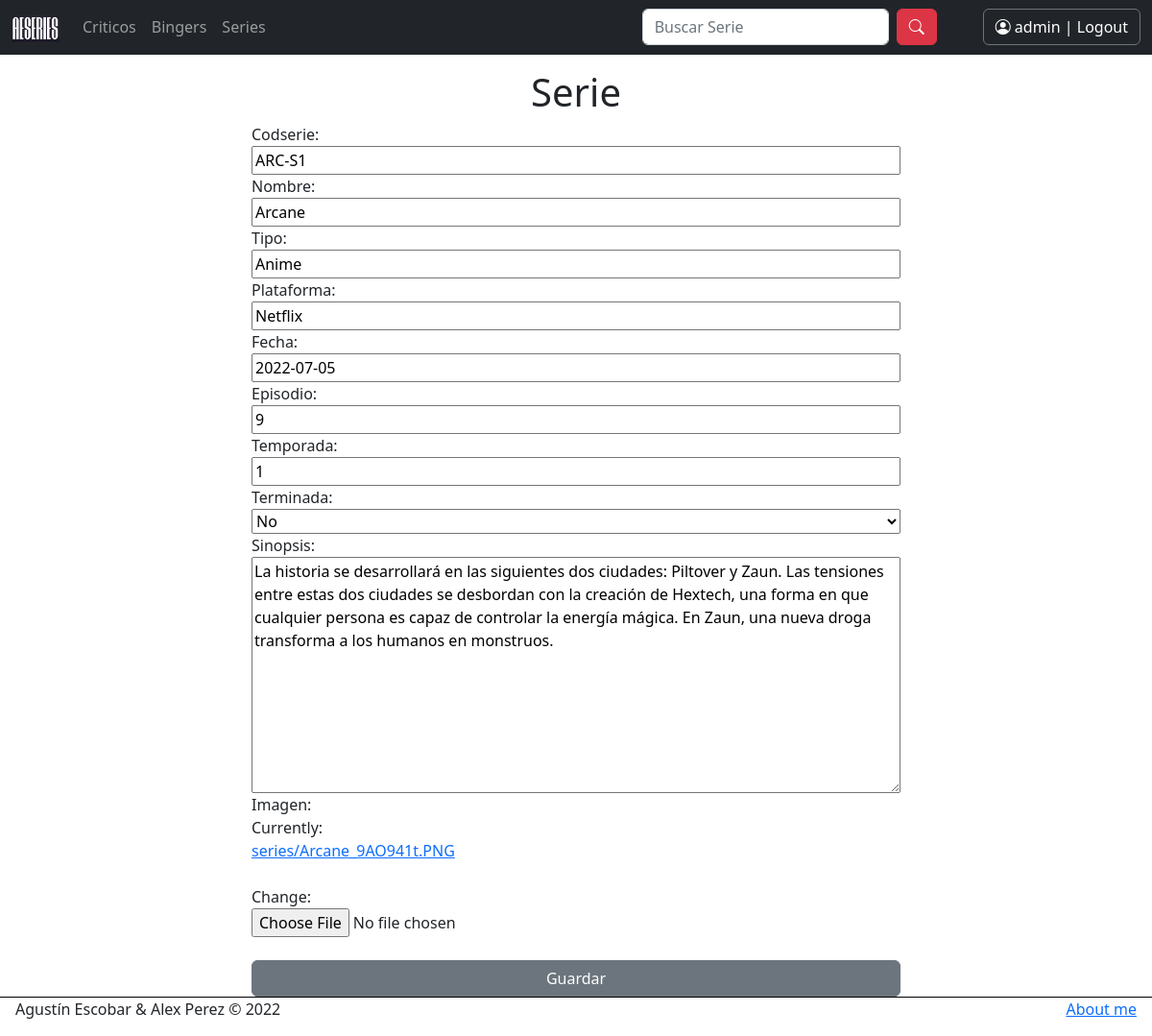
/paginas/editar/1 (signed in), run on the app's committed database.
### paginas/models.py (models this page shows, shortened)
class Serie(models.Model):
    codserie = models.CharField(max_length=25, null=True, blank=True, default=None)
    nombre = models.CharField(max_length=50)
    tipo = models.CharField(max_length=30)
    plataforma = models.CharField(max_length=30)
    fecha = models.DateField(default=2000)
    episodio = models.IntegerField()
    temporada = models.IntegerField()
    terminada = models.BooleanField(null=True, blank=True, default=False)
    sinopsis = models.TextField()
    imagen=models.ImageField(upload_to = 'series', null=True)

### paginas/views.py (the view)
# urls.py: re_path(r'^editar/(?P<pk>\d+)$', views.SerieUpdate.as_view(), name='Edit'),
class SerieUpdate(UserPassesTestMixin, UpdateView):
    model = Serie
    success_url = "/paginas/series"
    fields = ['codserie','nombre','tipo','plataforma','fecha','episodio','temporada','terminada','sinopsis','imagen']
    def test_func(self):
        return self.request.user.is_authenticated and (self.request.user.is_staff)

### paginas/templates/paginas/serie_form.html (shortened to what this page needs)
{% extends 'layout.html' %}
{% block contenido %}
    <center><h1>Serie</h1></center>
    <form enctype="multipart/form-data" method="POST" style="display: flex; flex-direction: column; max-width: 60vw; margin-inline: auto">
        {{ form }}
        <br>
        <input class="btn btn-secondary" type="submit" value="Guardar">
    </form>
{% endblock contenido %}

### usuarios/templates/layout.html (shortened to what this page needs)
{% load static %}
<!DOCTYPE html>
<html lang="en">
<head>
    <link href="https://cdn.jsdelivr.net/npm/bootstrap@5.2.0-beta1/dist/css/bootstrap.min.css" rel="stylesheet">
    <link rel="stylesheet" href="https://cdn.jsdelivr.net/npm/bootstrap-icons@1.8.2/font/bootstrap-icons.css">
</head>
<body style="margin: 0;">
    <nav class="navbar navbar-expand-lg navbar-dark bg-dark fixed-top">
        <div class="container-fluid">
          <a class="navbar-brand" href="{% url 'Inicio' %} "><img src="/media/AESeries-small.png" alt="" width="50" height="28"></a>
          <div class="collapse navbar-collapse" id="navbarSupportedContent">
            <ul class="navbar-nav me-auto mb-2 mb-lg-0">
              {% if user.is_authenticated %}
                <li class="nav-item">
                  <a class="nav-link" aria-current="page" href=" {% url 'ListaCriticos' %} ">Criticos</a>
                </li>
              <li class="nav-item">
                <a class="nav-link" href=" {% url 'ListaBingers' %} ">Bingers</a>
              </li>
              {% endif %}
              <li class="nav-item">
                <a class="nav-link" href=" {% url 'SerieList' %} ">Series</a>
              </li>
            </ul>
            <form class="d-flex mx-5" role="search" action="/paginas/buscar/" method="GET">
              <input class="form-control me-2" type="search" placeholder="Buscar Serie" aria-label="Search" name="nombre" id="nombre">
              <button class="btn btn-danger" type="submit"><i class="bi bi-search"></i></button>
            </form>
            {% if not user.is_authenticated%}
              <a style="color:white; margin-right:10px;" class="btn btn-outline-secondary" href=" {% url 'Register' %} ">Registrarse</a>
              <a style="color:white; font-weight: bold;" class="btn btn-outline-secondary" href=" {% url 'Login' %} "><i class="bi bi-person-circle" style= "font-size: 14px"></i> | Login</a>
            {% else %}
              <a style="color:white;" class="btn btn-outline-secondary" href=" {% url 'Logout' %} "><i class="bi bi-person-circle"></i>  {{ user.username }} | Logout</a>
            {% endif %}
          </div>
        </div>
      </nav>
    <div style="display: flex; flex-direction: column; min-height: 100vh;">
        <div style="flex-grow: 1; padding-inline: 1rem;">
        <div class="container mt-4 pt-5">
            {% block contenido %}
            {% endblock contenido %}
        </div>
        </div>
        <div style="flex-wrap: wrap; border-top: 1px solid black; padding-inline: 1rem;">
            <footer style="display: flex; justify-content: space-between;">
                <p>
                    Agustín Escobar & Alex Perez © 2022
                </p>
                <p>
                    <a href="{% url 'About' %} ">About me</a>
                </p>
            </footer>
        </div>
    </div>
</body>
</html>

### usuarios/templates/layout.html (style rules this page uses)
.container { max-width: 700px; }

### data on the page
Serie: codserie "ARC-S1", nombre "Arcane", tipo "Anime", plataforma "Netflix", fecha "2022-07-05", episodio "9", temporada "1", terminada "No", sinopsis "La historia se desarrollará en las siguientes dos ciudades: Piltover y Zaun. Las tensiones entre estas dos ciudades se desbordan con la creación de Hextech, una forma en que cualquier persona es capaz de controlar la energía mágica. En Zaun, una nueva droga transforma a los humanos en monstruos."

### other printed values
{{ user.username }} "admin"
